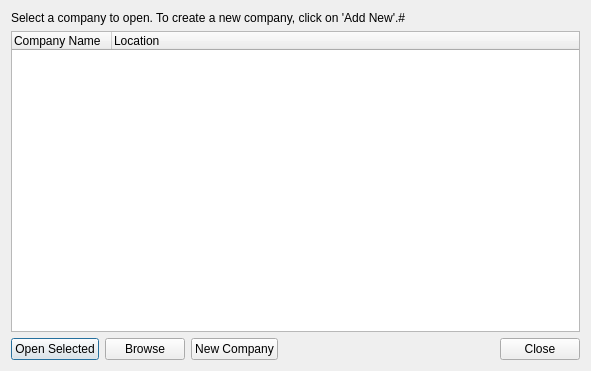
<?xml version="1.0" encoding="UTF-8"?>
<ui version="4.0">
 <class>SelectCompanyDialog</class>
 <widget class="QDialog" name="SelectCompanyDialog">
  <property name="geometry">
   <rect>
    <x>0</x>
    <y>0</y>
    <width>591</width>
    <height>371</height>
   </rect>
  </property>
  <property name="windowTitle">
   <string>Select Company</string>
  </property>
  <layout class="QVBoxLayout" name="verticalLayout">
   <item>
    <widget class="QLabel" name="label">
     <property name="text">
      <string>Select a company to open. To create a new company, click on 'Add New'.#</string>
     </property>
    </widget>
   </item>
   <item>
    <widget class="QTreeWidget" name="treeWidget">
     <column>
      <property name="text">
       <string>Company Name</string>
      </property>
     </column>
     <column>
      <property name="text">
       <string>Location</string>
      </property>
     </column>
    </widget>
   </item>
   <item>
    <layout class="QHBoxLayout" name="horizontalLayout">
     <item>
      <widget class="QPushButton" name="pushButton">
       <property name="text">
        <string>Open Selected</string>
       </property>
      </widget>
     </item>
     <item>
      <widget class="QPushButton" name="pushButton_4">
       <property name="text">
        <string>Browse</string>
       </property>
      </widget>
     </item>
     <item>
      <widget class="QPushButton" name="pushButton_2">
       <property name="text">
        <string>New Company</string>
       </property>
      </widget>
     </item>
     <item>
      <spacer name="horizontalSpacer">
       <property name="orientation">
        <enum>Qt::Horizontal</enum>
       </property>
       <property name="sizeHint" stdset="0">
        <size>
         <width>40</width>
         <height>20</height>
        </size>
       </property>
      </spacer>
     </item>
     <item>
      <widget class="QPushButton" name="cmdClose">
       <property name="text">
        <string>Close</string>
       </property>
      </widget>
     </item>
    </layout>
   </item>
  </layout>
 </widget>
 <resources/>
 <connections/>
</ui>
